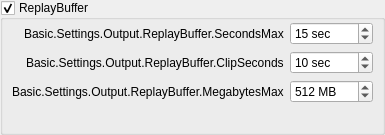
                     <widget class="QGroupBox" name="simpleReplayBuf">
                      <property name="checkable">
                       <bool>true</bool>
                      </property>
                      <property name="checked">
                       <bool>true</bool>
                      </property>
                      <property name="title">
                       <string>ReplayBuffer</string>
                      </property>
                      <layout class="QFormLayout" name="formLayout_24">
                       <property name="fieldGrowthPolicy">
                        <enum>QFormLayout::AllNonFixedFieldsGrow</enum>
                       </property>
                       <property name="labelAlignment">
                        <set>Qt::AlignRight|Qt::AlignTrailing|Qt::AlignVCenter</set>
                       </property>
                       <property name="leftMargin">
                        <number>9</number>
                       </property>
                       <property name="topMargin">
                        <number>2</number>
                       </property>
                       <property name="rightMargin">
                        <number>9</number>
                       </property>
                       <property name="bottomMargin">
                        <number>9</number>
                       </property>
                       <item row="0" column="0">
                        <widget class="QLabel" name="label_35">
                         <property name="text">
                          <string>Basic.Settings.Output.ReplayBuffer.SecondsMax</string>
                         </property>
                        </widget>
                       </item>
                       <item row="0" column="1">
                        <widget class="QSpinBox" name="simpleRBSecMax">
                         <property name="suffix">
                          <string notr="true"> sec</string>
                         </property>
                         <property name="minimum">
                          <number>5</number>
                         </property>
                         <property name="maximum">
                          <number>21600</number>
                         </property>
                         <property name="value">
                          <number>15</number>
                         </property>
                        </widget>
                       </item>
                       <item row="1" column="0">
                        <widget class="QLabel" name="simpleRBClipSecLabel">
                         <property name="text">
                          <string>Basic.Settings.Output.ReplayBuffer.ClipSeconds</string>
                         </property>
                        </widget>
                       </item>
                       <item row="1" column="1">
                        <widget class="QSpinBox" name="simpleRBClipSec">
                         <property name="suffix">
                          <string notr="true"> sec</string>
                         </property>
                         <property name="minimum">
                          <number>5</number>
                         </property>
                         <property name="maximum">
                          <number>21600</number>
                         </property>
                         <property name="value">
                          <number>10</number>
                         </property>
                        </widget>
                       </item>
                       <item row="2" column="0">
                        <widget class="QLabel" name="simpleRBMegsMaxLabel">
                         <property name="text">
                          <string>Basic.Settings.Output.ReplayBuffer.MegabytesMax</string>
                         </property>
                        </widget>
                       </item>
                       <item row="2" column="1">
                        <widget class="QSpinBox" name="simpleRBMegsMax">
                         <property name="suffix">
                          <string notr="true"> MB</string>
                         </property>
                         <property name="minimum">
                          <number>20</number>
                         </property>
                         <property name="maximum">
                          <number>8192</number>
                         </property>
                         <property name="value">
                          <number>512</number>
                         </property>
                        </widget>
                       </item>
                       <item row="3" column="1">
                        <widget class="QLabel" name="simpleRBEstimate">
                         <property name="text">
                          <string notr="true"/>
                         </property>
                        </widget>
                       </item>
                      </layout>
                     </widget>
